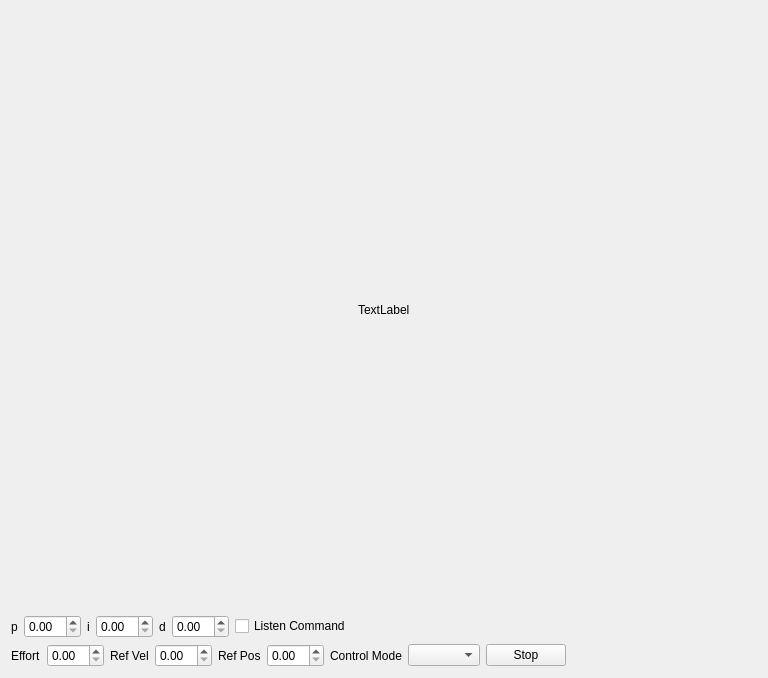
<?xml version="1.0" encoding="UTF-8"?>
<ui version="4.0">
 <class>Form</class>
 <widget class="QWidget" name="Form">
  <property name="geometry">
   <rect>
    <x>0</x>
    <y>0</y>
    <width>768</width>
    <height>678</height>
   </rect>
  </property>
  <property name="windowTitle">
   <string>pid</string>
  </property>
  <layout class="QHBoxLayout" name="horizontalLayout_2">
   <property name="sizeConstraint">
    <enum>QLayout::SetNoConstraint</enum>
   </property>
   <item>
    <layout class="QVBoxLayout" name="verticalLayout">
     <property name="sizeConstraint">
      <enum>QLayout::SetNoConstraint</enum>
     </property>
     <item>
      <layout class="QHBoxLayout" name="horizontalLayout_4">
       <item>
        <spacer name="horizontalSpacer_4">
         <property name="orientation">
          <enum>Qt::Horizontal</enum>
         </property>
         <property name="sizeHint" stdset="0">
          <size>
           <width>40</width>
           <height>20</height>
          </size>
         </property>
        </spacer>
       </item>
       <item>
        <widget class="QLabel" name="part_name_label">
         <property name="text">
          <string>TextLabel</string>
         </property>
        </widget>
       </item>
       <item>
        <spacer name="horizontalSpacer_3">
         <property name="orientation">
          <enum>Qt::Horizontal</enum>
         </property>
         <property name="sizeHint" stdset="0">
          <size>
           <width>40</width>
           <height>20</height>
          </size>
         </property>
        </spacer>
       </item>
      </layout>
     </item>
     <item>
      <layout class="QHBoxLayout" name="horizontalLayout_3">
       <item>
        <widget class="QLabel" name="label">
         <property name="text">
          <string>p</string>
         </property>
        </widget>
       </item>
       <item>
        <widget class="QDoubleSpinBox" name="p_gain_spin_box"/>
       </item>
       <item>
        <widget class="QLabel" name="label_2">
         <property name="text">
          <string>i</string>
         </property>
        </widget>
       </item>
       <item>
        <widget class="QDoubleSpinBox" name="i_gain_spin_box"/>
       </item>
       <item>
        <widget class="QLabel" name="label_3">
         <property name="text">
          <string>d</string>
         </property>
        </widget>
       </item>
       <item>
        <widget class="QDoubleSpinBox" name="d_gain_spin_box"/>
       </item>
       <item>
        <widget class="QCheckBox" name="listen_command_check_box">
         <property name="text">
          <string>Listen Command</string>
         </property>
        </widget>
       </item>
       <item>
        <spacer name="horizontalSpacer">
         <property name="orientation">
          <enum>Qt::Horizontal</enum>
         </property>
         <property name="sizeHint" stdset="0">
          <size>
           <width>40</width>
           <height>20</height>
          </size>
         </property>
        </spacer>
       </item>
      </layout>
     </item>
     <item>
      <layout class="QHBoxLayout" name="horizontalLayout">
       <property name="sizeConstraint">
        <enum>QLayout::SetNoConstraint</enum>
       </property>
       <item>
        <widget class="QLabel" name="label_7">
         <property name="text">
          <string>Effort</string>
         </property>
        </widget>
       </item>
       <item>
        <widget class="QDoubleSpinBox" name="effort_spin_box"/>
       </item>
       <item>
        <widget class="QLabel" name="label_4">
         <property name="text">
          <string>Ref Vel</string>
         </property>
        </widget>
       </item>
       <item>
        <widget class="QDoubleSpinBox" name="goal_velocity_spin_box"/>
       </item>
       <item>
        <widget class="QLabel" name="label_5">
         <property name="text">
          <string>Ref Pos</string>
         </property>
        </widget>
       </item>
       <item>
        <widget class="QDoubleSpinBox" name="goal_position_spin_box"/>
       </item>
       <item>
        <widget class="QLabel" name="label_6">
         <property name="text">
          <string>Control Mode</string>
         </property>
        </widget>
       </item>
       <item>
        <widget class="QComboBox" name="control_mode_combo_box"/>
       </item>
       <item>
        <widget class="QPushButton" name="stop_button">
         <property name="text">
          <string>Stop</string>
         </property>
        </widget>
       </item>
       <item>
        <spacer name="horizontalSpacer_2">
         <property name="orientation">
          <enum>Qt::Horizontal</enum>
         </property>
         <property name="sizeHint" stdset="0">
          <size>
           <width>40</width>
           <height>20</height>
          </size>
         </property>
        </spacer>
       </item>
      </layout>
     </item>
    </layout>
   </item>
  </layout>
 </widget>
 <resources/>
 <connections/>
</ui>
